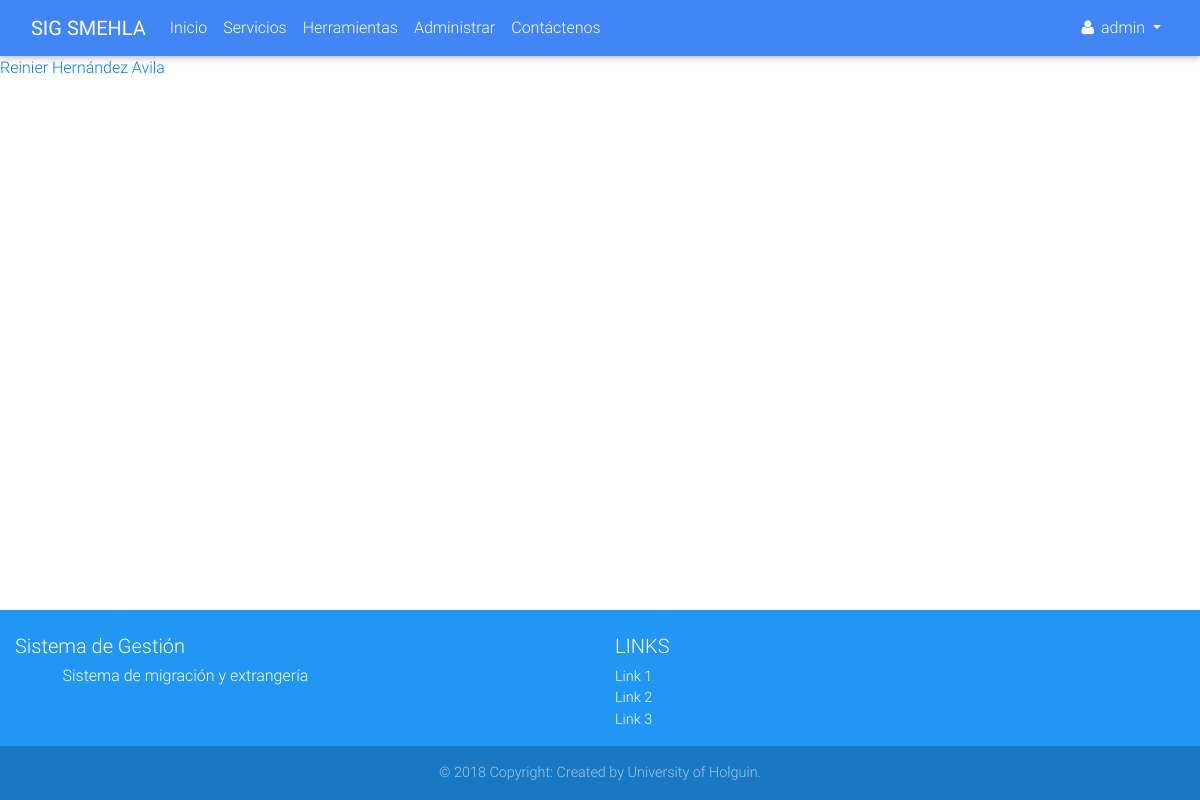
Page /client/list/ (signed in) on the earlier database version.
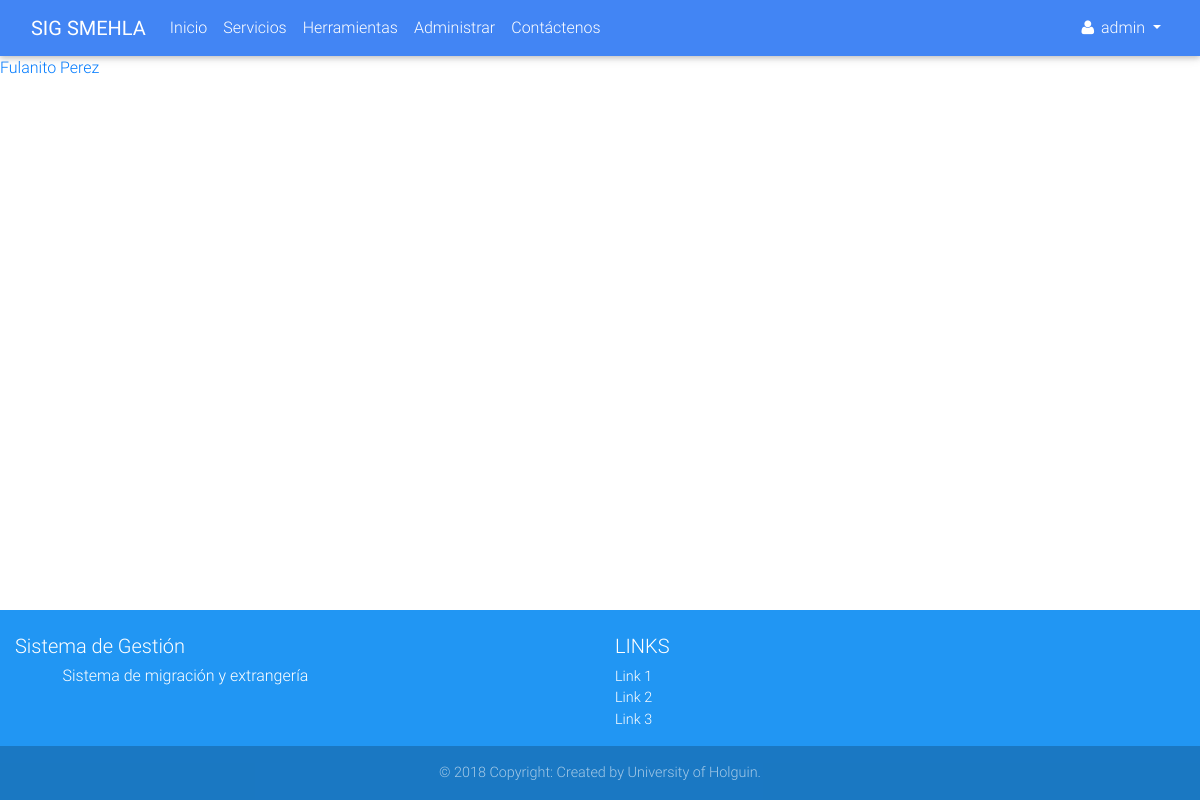
Same page on the later database version.
### accounts/models.py (models this page shows)
class Profile(AbstractUser):
    born_date = models.DateField('Fecha de nacimiento', blank=True, null=True)
    REQUIRED_FIELDS = ['email', 'born_date']
    class Meta:
        verbose_name = 'Perfil'
        verbose_name_plural = 'Perfiles'
    def __str__(self):
        if self.first_name and self.last_name:
            return self.get_full_name()
        else:
            return self.username

### services/models.py (models this page shows)
class Client(models.Model):
    CIVIL_STATUS = (
        ('s', 'Soltero'),
        ('e', 'Comprometido'),
        ('m', 'Casado'),
        ('w', 'Viudo'),
    )
    def upload_file(self, filename):
        ext = filename.split('.')[-1]
        return 'clients/{}.{}'.format(self.ci, ext)
    ci = models.CharField(max_length=13, unique=True)
    first_name = models.CharField(max_length=30)
    last_name = models.CharField(max_length=150)
    born_date = models.DateField()
    civil_status = models.CharField(choices=CIVIL_STATUS, max_length=1)
    naturalness = models.CharField('Naturalidad', max_length=30)
    nationality = models.CharField('Nacionalidad', max_length=30)
    father = models.CharField(max_length=200)
    mother = models.CharField(max_length=200)
    address = models.TextField()
    email = models.EmailField()
    phone = models.PositiveIntegerField('Numero de telefono')
    data_attachment = models.FileField('Ficheros adjuntos', upload_to=upload_file, null=True, blank=True)
    def get_full_name(self):
        full_name = '%s %s' % (self.first_name, self.last_name)
        return full_name.strip()
    def __str__(self):
        return self.get_full_name()

### services/views.py (the view)
# urls.py: path('client/list/', views.ClientListView.as_view(), name='client_list'),
class ClientListView(mixins.LoginRequiredMixin, generic.ListView):
    model = models.Client

### services/templates/services/client_list.html (shortened to what this page needs)
{% extends 'navbar.html' %}
{% block main %}
    {% for client in client_list %}
        <p><a href="{% url 'services:client_detail' client.pk %}">{{ client }}</a></p>
    {% endfor %}
{% endblock %}

### accounts/templates/navbar.html (shortened to what this page needs)
{% extends 'base.html' %}
{% load static %}
{% block styles %}
    <link rel="stylesheet" href="{% static 'accounts/css/navbar.css' %}">
{% endblock %}
{% block content %}
    <header>
        <nav class="navbar navbar-expand-lg navbar-dark primary-color">
            <div class="container-fluid">
                <a href="{% url 'services:index' %}" class="navbar-brand">
                    <strong>SIG SMEHLA</strong>
                </a>
                <div class="collapse navbar-collapse" id="navbar">
                    <ul class="navbar-nav mr-auto">
                        <li class="nav-item" id="init">
                            <a href="{% url 'services:index' %}" class="nav-link">Inicio </a>
                        </li>
                        <li class="nav-item" id="services">
                            <a href="{% url 'services:services' %}" class="nav-link">Servicios</a>
                        </li>
                        {% if user.is_authenticated %}
                            <li class="nav-item" id="tools">
                                <a href="{% url 'services:tools' %}" class="nav-link">Herramientas</a>
                            </li>
                        {% endif %}
                        {% if user.is_superuser %}
                            <li class="nav-item" id="dashboard">
                                <a href="{% url 'accounts:dashboard' %}" class="nav-link">Administrar</a>
                            </li>
                        {% endif %}
                        <li class="nav-item">
                            <a href="#" class="nav-link" data-toggle="modal"
                               data-target="#contact">Cont&aacute;ctenos</a>
                        </li>
                    </ul>
                    <div class="form-inline">
                        <ul class="navbar-nav mr-auto">
                            <li class="nav-item">
                                {% if user.is_authenticated %}
                                    <div class="dropdown">
                                        <a href="#" id="test" class="nav-link waves-effect waves-light dropdown-toggle"
                                           data-toggle="dropdown" aria-haspopup="true" aria-expanded="false">
                                            <i class="fa fa-user"></i>
                                            <span class="clearfix d-none d-sm-inline-block">{{ user }}</span>
                                        </a>
                                    </div>
                                {% else %}
                                    <a href="{% url 'accounts:login' %}" class="nav-link">
                                        <i class="fa fa-sign-in"></i>
                                    </a>
                                {% endif %}
                            </li>
                        </ul>
                    </div>
                </div>
            </div>
        </nav>
    </header>
    <main>
        {% block main %}
        {% endblock %}
    </main>
    <footer class="page-footer font-small blue pt-4">
        <div class="container-fluid text-center text-md-left">
            <div class="row">
                <div class="col-md-6 mt-md-0 mt-3">
                    <h5>Sistema de Gestión</h5>
                    <h6 class="offset-1">Sistema de migración y extrangería</h6>
                </div>
                <div class="col-md-3 mb-md-0 mb-3">
                    <h5 class="text-uppercase">Links</h5>
                    <ul class="list-unstyled">
                        <li>
                            <a href="#">Link 1</a>
                        </li>
                        <li>
                            <a href="#">Link 2</a>
                        </li>
                        <li>
                            <a href="#">Link 3</a>
                        </li>
                    </ul>
                </div>
            </div>
        </div>
        <div class="footer-copyright text-center py-3">
            &copy; 2018 Copyright: Created by University of Holguin.
        </div>
    </footer>
{% endblock %}

### accounts/templates/base.html (shortened to what this page needs)
<!DOCTYPE html>
<html lang="en">
{% load static %}
<head>
    <link rel="stylesheet" href="{% static 'accounts/css/font-awesome.css' %}">
    <link href="{% static 'accounts/css/bootstrap.min.css' %}" rel="stylesheet">
    <link href="{% static 'accounts/css/mdb.min.css' %}" rel="stylesheet">
    <link href="{% static 'accounts/css/styles.css' %}" rel="stylesheet">
    {% block styles %}
    {% endblock %}
</head>
<body>
{% block content %}
{% endblock %}
</body>
</html>

### accounts/static/accounts/css/navbar.css (style rules this page uses)
body { display: flex; min-height: 100vh; flex-direction: column; }
main { flex: 1 0 auto; }

Differences in the rows shown:
removed Client: first_name+last_name "Reinier Hernández Avila"
added Client: first_name+last_name "Fulanito Perez"
